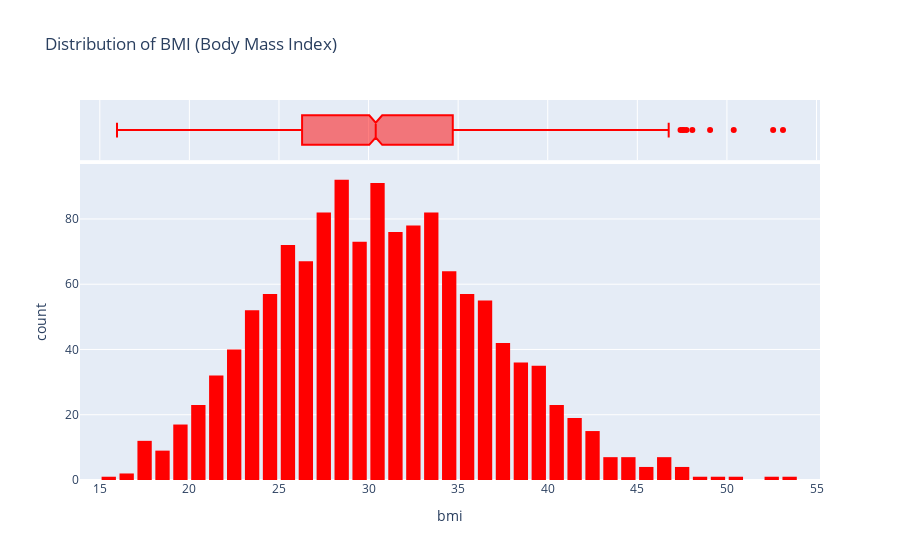

Write notebook code for a chart like this one.
### Markdown cell above
### Body Mass Index

Let's look at the distribution of BMI (Body Mass Index) of customers, using a histogram and box plot.

### Code cell
fig = px.histogram(medical_df,
                   x='bmi',
                   marginal='box',
                   color_discrete_sequence=['red'],
                   title='Distribution of BMI (Body Mass Index)')
fig.update_layout(bargap=0.2)
fig.show()

### Figure 1 — Plotly figure (JSON) as saved in the notebook; plotly's stock layout.template omitted (floating-point values rounded to 4 significant figures; data arrays with more than 128 entries replaced by an {"elided": "..."} marker saying what was removed)
{"data": [{"alignmentgroup": "True", "bingroup": "x", "hovertemplate": "bmi=%{x}<br>count=%{y}<extra></extra>", "legendgroup": "", "marker": {"color": "red", "pattern": {"shape": ""}}, "name": "", "offsetgroup": "", "orientation": "v", "showlegend": false, "type": "histogram", "x": {"elided": "1338 float values"}, "xaxis": "x", "yaxis": "y"}, {"alignmentgroup": "True", "hovertemplate": "bmi=%{x}<extra></extra>", "legendgroup": "", "marker": {"color": "red"}, "name": "", "notched": true, "offsetgroup": "", "showlegend": false, "type": "box", "x": {"elided": "1338 float values"}, "xaxis": "x2", "yaxis": "y2"}], "layout": {"bargap": 0.2, "barmode": "relative", "legend": {"tracegroupgap": 0}, "title": {"text": "Distribution of BMI (Body Mass Index)"}, "xaxis": {"anchor": "y", "domain": [0, 1], "title": {"text": "bmi"}}, "xaxis2": {"anchor": "y2", "domain": [0, 1], "matches": "x", "showgrid": true, "showticklabels": false}, "yaxis": {"anchor": "x", "domain": [0, 0.8316], "title": {"text": "count"}}, "yaxis2": {"anchor": "x2", "domain": [0.8416, 1], "matches": "y2", "showgrid": false, "showline": false, "showticklabels": false, "ticks": ""}}}
